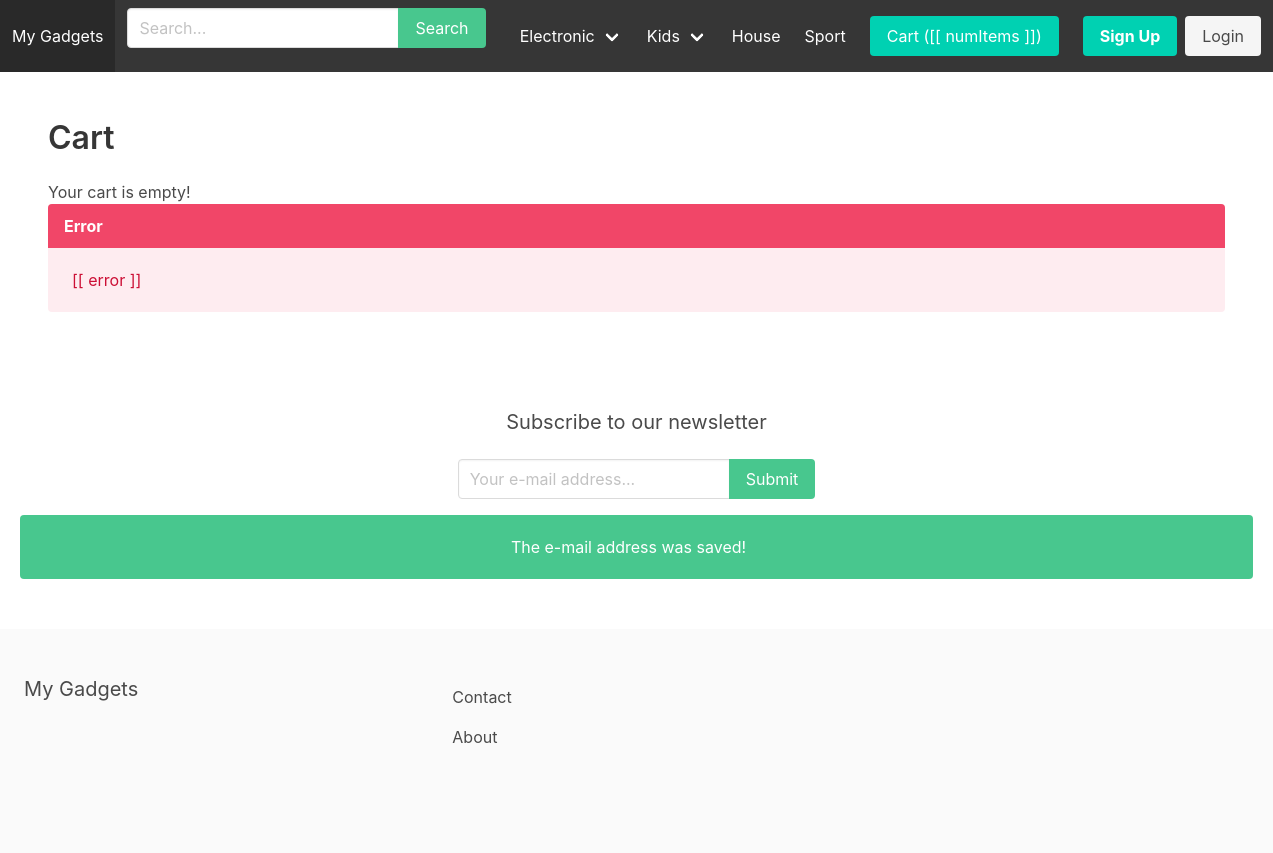
Page /cart/ on the committed database.
### apps/store/models.py (models this page shows, shortened)
class Category(models.Model):
    parent = models.ForeignKey('self', related_name='children', on_delete=models.CASCADE, blank=True, null=True)
    title = models.CharField(max_length=255)
    slug = models.SlugField(max_length=255)
    ordering = models.IntegerField(default=0)
    is_featured = models.BooleanField(default=False)
    class Meta:
        verbose_name_plural = 'Categories'
        ordering = ('ordering',)

### apps/cart/views.py (the view, shortened to what this page needs)
# urls.py: path('cart/', cart_detail, name='cart'),
def cart_detail(request):
    cart = Cart(request)
    productsstring = ''
    if request.user.is_authenticated:
        first_name = request.user.first_name
        last_name = request.user.last_name
        email = request.user.email
        address = request.user.userprofile.address
        zipcode = request.user.userprofile.zipcode
        place = request.user.userprofile.place
        phone = request.user.userprofile.phone
    else:
        first_name = last_name = email = address = zipcode = place = phone = ''
    context = {
        'cart': cart,
        'first_name': first_name,
        'last_name': last_name,
        'email': email,
        'phone': phone,
        'address': address,
        'zipcode': zipcode,
        'place': place,
        'pub_key': settings.STRIPE_API_KEY_PUBLISHABLE,
        'pub_key_coinbase': settings.COINBASE_API_KEY,
        'pub_key_paypal': settings.PAYPAL_API_KEY_PUBLISHABLE,
        'productsstring': productsstring.rstrip(',')
    }
    return render(request, 'cart.html', context)

### apps/cart/cart.py (called while the page is built)
    def __iter__(self):
        product_ids = self.cart.keys()
        product_clean_ids = []
        for p in product_ids:
            product_clean_ids.append(int(p))
            try:
                self.cart[str(p)]['product'] = Product.objects.get(pk=p)
            except Product.DoesNotExist:
                self.cart[str(p)]['product'] = None
        for item in self.cart.values():
            price = float(item.get('price', 0))
            quantity = int(item.get('quantity', 0))
            item['total_price'] = price * quantity
            yield item

    def __len__(self):
        return sum(item.get('quantity', 0) for item in self.cart.values())

    def get_total_length(self):
        return sum(int(item.get('quantity', 0)) for item in self.cart.values())

    def get_total_cost(self):
        return sum(float(item.get('price', 0)) * int(item.get('quantity', 0)) for item in self.cart.values())

### apps/cart/context_processors.py (called while the page is built)
def cart(request):
    return {'cart': Cart(request)}

### apps/store/context_processors.py (called while the page is built)
def menu_categories(request):
    categories = Category.objects.filter(parent=None)
    return {'menu_categories': categories}

### apps/cart/templates/cart.html (shortened to what this page needs)
{% extends 'base.html' %}
{% block content %}
    <div id="cartapp">
        <h1 class="title">Cart</h1>
        {% if cart %}
            <div v-if="products.length > 0">
                <div class="table">
                    <table class="table is-fullwidth is-striped">
                        <thead>
                            <th></th>
                            <th>Product</th>
                            <th>Quantity</th>
                            <th>Price</th>
                            <th></th>
                        </thead>
                        <tbody>
                            <tr v-for="product in products">
                                <td>
                                    <figure class="image is-24x24">
                                        <img :src="product.thumbnail">
                                    </figure>
                                </td>
                                <td>
                                    <a :href="product.url">
                                        [[ product.title ]]
                                    </a>
                                </td>
                                <td><button @click="decrementQuantity(product.id, product.quantity, product.price)">-</button> [[ product.quantity ]] <button @click="incrementQuantity(product.id, product.quantity, product.price)">+</button></td>
                                <td>[[ product.total_price ]]</td>
                                <td><button @click="removeFromCart(product.id)" class="button is-danger">Remove</button></td>
                            </tr>
                        </tbody>
                        <tfoot>
                            <tr>
                                <td>Total cost:</td>
                                <td>[[ numItems ]]</td>
                                <td></td>
                                <td>[[ totalCost ]]</td>
                            </tr>
                            <tr v-if="coupon_value">
                                <td colspan="3">Total cost with coupon:</td>
                                <td>[[ totalCostWithCoupon ]]</td>
                            </tr>
                        </tfoot>
                    </table>
                    <hr>
                    <input type="hidden" v-model="coupon_value">
                    <h2 class="subtitle">Coupon code</h2>
                    <div class="field has-addons">
                        <div class="control">
                            <input type="text" v-model="coupon_code" class="input">
                        </div>
                        <div class="control">
                            <button @click="applyCoupon()" class="button is-success">Apply</button>
                        </div>
                    </div>
                    <div class="notification is-warning" v-if="showCouponCodeError">
                        <p>The coupon code is not valid!</p>
                    </div>
                    <hr>
                </div>
                {% if not request.user.is_authenticated %}
                    <p>Continue as guest or <a href="{% url 'login' %}">log in</a> / <a href="{% url 'signup' %}">Sign up</a>.</p>
                    <hr>
                {% endif %}
                <h2 class="title">Contact information</h2>
                <div class="columns">
                    <div class="column is-6">
                        <div class="field">
                            <label>First name</label>
                            <div class="control">
                                <input class="input" type="text" name="first_name" v-model="first_name">
                            </div>
                        </div>
                        <div class="field">
                            <label>Last name</label>
                            <div class="control">
                                <input class="input" type="text" name="last_name" v-model="last_name">
                            </div>
                        </div>
                        <div class="field">
                            <label>E-mail</label>
                            <div class="control">
                                <input class="input" type="email" name="email" v-model="email">
                            </div>
                        </div>
                        <div class="field">
                            <label>Phone</label>
                            <div class="control">
                                <input class="input" type="text" name="phone" v-model="phone">
                            </div>
                        </div>
                    </div>
                    <div class="column is-6">
                        <div class="field">
                            <label>Address</label>
                            <div class="control">
                                <input class="input" type="text" name="address" v-model="address">
                            </div>
                        </div>
                        <div class="field">
                            <label>Zip code</label>
                            <div class="control">
                                <input class="input" type="text" name="zipcode" v-model="zipcode">
                            </div>
                        </div>
                        <div class="field">
                            <label>Place</label>
                            <div class="control">
                                <input class="input" type="text" name="place" v-model="place">
                            </div>
                        </div>
                    </div>
                </div>
                <div class="field">
                    <div class="control">
                        <button class="button is-primary" v-on:click="buy('stripe')">Pay with Stripe</button>
                        <button class="button" style="background-color: #1652F0; color: white;" v-on:click="buy('coinbase')">
                            Pay with Coinbase
                        </button>
                        <div id="paypal-button-container" class="mt-4"></div>
                    </div>
                </div>
            </div>
            <p v-else>Your cart is empty!</p>
        {% else %}
            <p>Your cart is empty!</p>
        {% endif %}
        <div v-if="errors.length > 0">
            <article class="message is-danger"
                v-for="error in errors"
            >
                <div class="message-header">
                  <p>Error</p>
                </div>
                <div class="message-body">
                    [[ error ]]
                </div>
            </article>
        </div>
    </div>
{% endblock %}

### apps/core/templates/base.html (shortened to what this page needs)
{% load static %}
<html>
    <head>
        <link rel="stylesheet" href="https://cdn.jsdelivr.net/npm/bulma@0.9.0/css/bulma.min.css">
        <link rel="stylesheet" href="{% static 'main.css' %}">
    </head>
    <body>
        <nav class="navbar is-dark" id="navbarapp">
            <div class="navbar-brand">
                <a class="navbar-item" href="{% url 'frontpage' %}">My Gadgets</a>
            </div>
            <div id="main-navbar" class="navbar-menu" :class="{ 'is-active': menuClass }">
                <div class="navbar-start">
                    <div class="navbar-item">
                        <form method="get" action="{% url 'search' %}">
                            <div class="field has-addons">
                                <div class="control">
                                    <input type="text" class="input" placeholder="Search..." name="query">
                                </div>
                                <div class="control">
                                    <button class="button is-success">Search</button>
                                </div>
                            </div>
                        </form>
                    </div>
                </div>
                <div class="navbar-end">
                    {% for category in menu_categories %}
                        {% if not category.children.all %}
                            <a href="{% url 'category_detail' category.slug %}" class="navbar-item">{{ category.title }}</a>
                        {% else %}
                            <div class="navbar-item has-dropdown is-hoverable">
                                <a href="{% url 'category_detail' category.slug %}" class="navbar-link">{{ category.title }}</a>
                            </div>
                        {% endif %}
                    {% endfor %}
                    <div class="navbar-item">
                        <a href="{% url 'cart' %}" class="button is-primary">Cart ([[ numItems ]])</a>
                    </div>
                    {% if request.user.is_authenticated %}
                        <div class="navbar-item">
                            <form method="post" action="{% url 'myaccount' %}">
                                {% csrf_token %}
                                <button type="submit" class="button is-light">My account</button>
                            </form>
                        </div>
                    {% else %}
                        <div class="navbar-item">
                            <div class="buttons">
                                <a href="{% url 'signup' %}" class="button is-primary"><strong>Sign Up</strong></a><hr>
                                <a href="{% url 'login' %}" class="button is-light">Login</a>
                            </div>
                        </div>
                    {% endif %}
                </div>
            </div>
        </nav>
        <section class="section">
            {% block content %}
            {% endblock %}
        </section>
        {% include 'parts/newsletter.html' %}
        <footer class="footer">
            <div class="columns">
                <div class="column is-4">
                    <h2 class="subtitle">My Gadgets</h2>
                </div>
                <div class="column is-8">
                    <a href="{% url 'contact' %}" class="navbar-item">Contact</a>
                    <a href="{% url 'about' %}" class="navbar-item">About</a>
                </div>
            </div>
        </footer>
    </body>
</html>

### rows in the picture
Category: title "Electronic"
Category: title "Kids"
Category: title "House"
Category: title "Sport"
